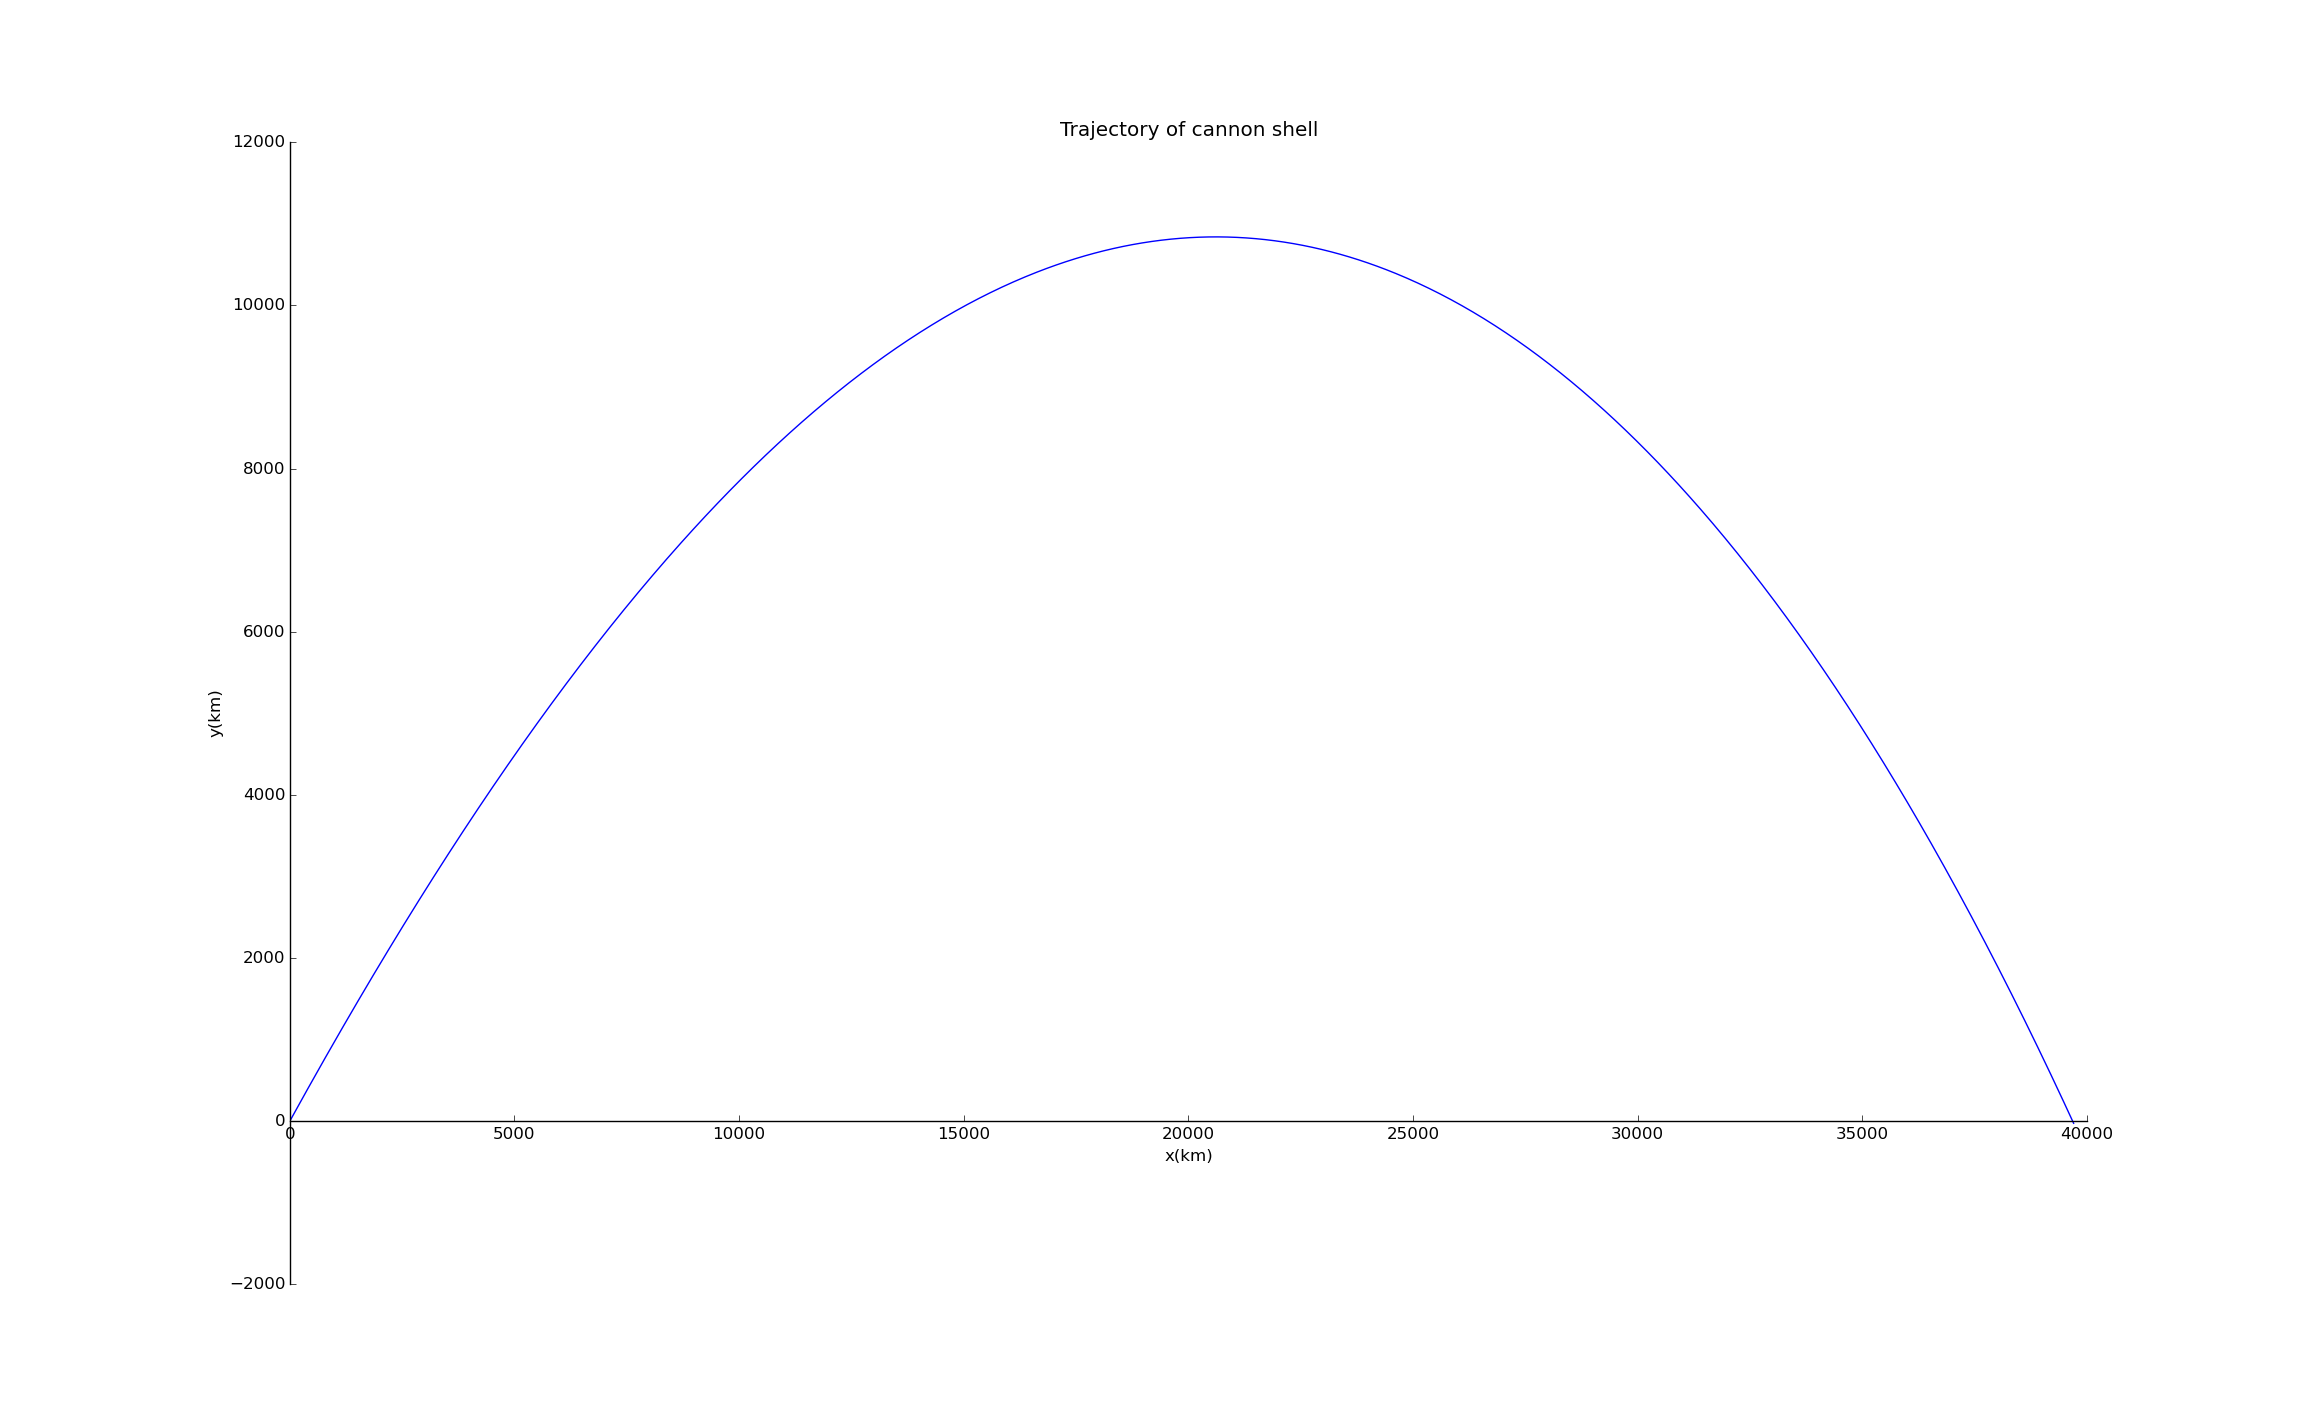

Write the Python code that produced this figure.
from pylab import*
import math
x=[0]
y=[0]
v_x=[]
v_y=[]
g=[]
T=[]
theta=float(raw_input('Please enter the firing angle:'))
v_0=float(raw_input('Please enter the initial speed:'))
dt=float(raw_input('Please enter the time steps:'))
g_0=float(raw_input('Please enter the value of the g:'))
k=float(raw_input('Please enter the value of B_2/m:'))
T=float(raw_input('Please enter the sea level temperature:'))
g.append(g_0)
v_x.append(v_0*math.cos(theta*math.pi/180))
v_y.append(v_0*math.sin(theta*math.pi/180))
while True:
    x.append(x[-1]+v_x[-1]*dt)
    y.append(y[-1]+v_y[-1]*dt)
    v_x.append(v_x[-1]-k*((1-0.0065*y[-1]/T)**2.5)*((v_x[-1]**2+v_y[-1]**2)**0.5)*v_x[-1]*dt)
    v_y.append(v_y[-1]-k*((1-0.0065*y[-1]/T)**2.5)*((v_x[-1]**2+v_y[-1]**2)**0.5)*v_y[-1]*dt-g[-1]*dt)
    g.append(((6400000/(6400000+y[-1]))**2)*g_0)
    if y[-1]<0:
        break
    print x[-1],y[-1]

plot(x,y,'-',color='blue')

ax=gca()
ax.spines['right'].set_color('none')
ax.spines['top'].set_color('none')
ax.xaxis.set_ticks_position('bottom')
ax.spines['bottom'].set_position(('data',0))
ax.yaxis.set_ticks_position('left')
ax.spines['left'].set_position(('data',0))

xlabel('x(km)')
ylabel('y(km)')
title('Trajectory of cannon shell')

show()
